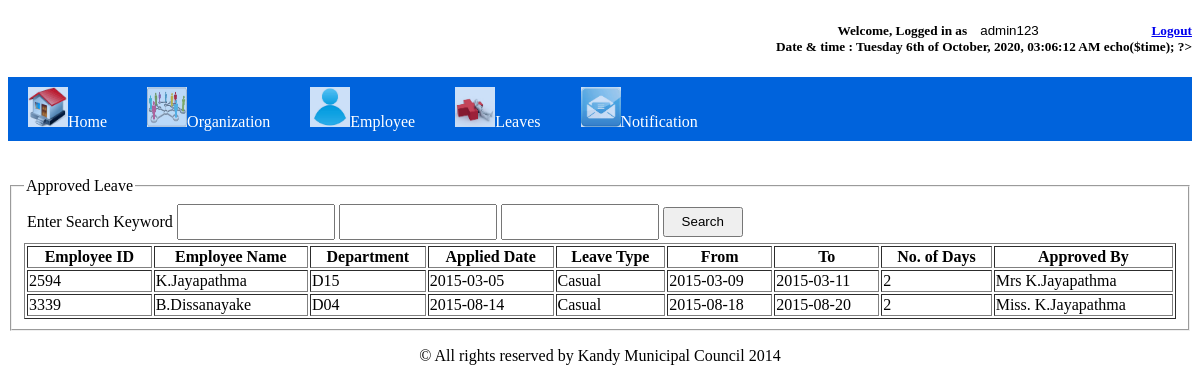
Screenshot of /user/se_leav_hist.php (signed in) with the database file from the repository.
### tables this page shows
CREATE TABLE `tbl_apply_leave` (
  `apply_leav_id` int(11) NOT NULL AUTO_INCREMENT,
  `emp_id` int(11) NOT NULL,
  `apply_date` date NOT NULL,
  `leave_from` date NOT NULL,
  `leave_to` date NOT NULL,
  `leave_type` varchar(10) NOT NULL,
  `leave_days` double NOT NULL,
  `leave_approve` tinyint(1) NOT NULL,
  `leav_approv_by` varchar(100) DEFAULT NULL,
  PRIMARY KEY (`apply_leav_id`),
  KEY `emp_id` (`emp_id`)
);

CREATE TABLE `tbl_employee` (
  `emp_id` bigint(12) NOT NULL,
  `emp_name` varchar(100) NOT NULL,
  `emp_initials` varchar(200) NOT NULL,
  `emp_gender` tinyint(4) NOT NULL,
  `emp_dob` date NOT NULL,
  `emp_nic` varchar(11) NOT NULL,
  `emp_marit_status` tinyint(4) NOT NULL,
  `dep_id` varchar(11) NOT NULL,
  `emp_inc_date` date NOT NULL,
  `job_id` varchar(50) NOT NULL,
  `emp_appoint_status` varchar(20) NOT NULL,
  `emp_appoint_date` date NOT NULL,
  `job_grade` varchar(10) NOT NULL,
  `emp_status` varchar(12) NOT NULL,
  `emp_address` varchar(150) NOT NULL,
  `emp_home_phone` int(12) DEFAULT NULL,
  `emp_mobile` int(12) NOT NULL,
  `emp_email` varchar(50) DEFAULT NULL,
  `emp_title` varchar(5) NOT NULL,
  `emp_trans_app1` int(11) DEFAULT NULL,
  `emp_trans_app2` int(11) DEFAULT NULL,
  `emp_trans_app3` int(11) DEFAULT NULL,
  PRIMARY KEY (`emp_id`),
  UNIQUE KEY `emp_nic` (`emp_nic`),
  KEY `job_id` (`job_id`),
  KEY `dep_id` (`dep_id`),
  KEY `dep_id_2` (`dep_id`),
  KEY `job_id_2` (`job_id`),
  KEY `dep_id_3` (`dep_id`)
);

### user/se_leav_hist.php (the view, shortened to what this page needs)
<!DOCTYPE html PUBLIC "-//W3C//DTD XHTML 1.0 Transitional//EN" "http://www.w3.org/TR/xhtml1/DTD/xhtml1-transitional.dtd">
<html xmlns="http://www.w3.org/1999/xhtml">
<head>
    <link rel="stylesheet" type="text/css" href="css/menu.css">
</head>
<body background="../images/icons/header.jpg ">
    <?php
    require_once 'menu.php';
    ?>
<fieldset style="">
    <legend>Approved Leave</legend>
    <table width="100%">
        <form method="post" action="se_leav_hist.php">
    <tr>
        <td colspan="8"><label>Enter Search Keyword</label>
            <input type="text" id="txtemp_search" name="txtemp_search" style="width: 150px; height: 30px"/>
            <input type="text" id="txtemp_search" name="txtemp_search" style="width: 150px; height: 30px"/>
            <input type="text" id="txtemp_search" name="txtemp_search" style="width: 150px; height: 30px"/>
        <input type="submit" value="Search" name="btnsearch" style="width: 80px; height: 30px"/></td>
    </tr>
    </form>
</table>
    <?php
    $dbobj = new dbConnection();
    $con = $dbobj->getCon();
    $search=@$_POST["txtemp_search"];
    $result = mysqli_query($con,"SELECT * FROM tbl_apply_leave
            JOIN tbl_employee ON tbl_apply_leave.emp_id=tbl_employee.emp_id
            WHERE
            (emp_name like '%$search%'
            OR tbl_employee.emp_id like '%$search%'
            OR emp_nic like '%$search%' OR leave_from like '%$search%'
            OR leave_to like '%$search%' OR apply_date like '%$search%'
            OR tbl_employee.emp_id like '%$search%')
            AND leave_approve = '1'");
    echo "<table border='1' width='100%' id='result_table' contenteditable='false'>
<tr>
	<th><label>Employee ID</label></th>
	<th><label>Employee Name</label></th>
	<th><label>Department</label></th>
	<th><label>Applied Date</label></th>
	<th><label>Leave Type<label/></td>
        <th><label>From<label/></td>
        <th><label>To<label/></td>
        <th><label>No. of Days<label/></td>
        <th><label>Approved By<label/></td>
</tr>";
    while($row = mysqli_fetch_array($result)) {
        echo "<tr>";
        echo "<td>" . $row['emp_id']. "</td>";
        echo "<td>" . $row['emp_name']. "</td>";
        echo "<td>" . $row['dep_id'] . "</td>";
        echo "<td>" . $row['apply_date'] . "</td>";
        echo "<td>" . $row['leave_type']. "</td>";
        echo "<td>" . $row['leave_from'] . "</td>";
        echo "<td>" . $row['leave_to'] . "</td>";
        echo "<td>" . $row['leave_days']. "</td>";
        echo "<td>" . $row['leav_approv_by']. "</td>";
          echo "</tr>";
    }
    echo "</table>";
    ?>
</fieldset>
<footer>
  <p align="center">&copy; All rights reserved by Kandy Municipal Council 2014</p>
</footer>
</body>
</html>

### css/menu.css (style rules this page uses)
html { background: url(images/agriculture-waste-water-adobestock_86772407.jpeg) no-repeat center center fixed; -webkit-background-size: cover; -moz-background-size: cover; -o-background-size: cover; background-size: cover; }

### rows the page displays
tbl_apply_leave: emp.emp_id "2594", emp.emp_name "K.Jayapathma", emp.dep_id "D15", apply_date "2015-03-05", leave_type "Casual", leave_from "2015-03-09", leave_to "2015-03-11", leave_days "2", leav_approv_by "Mrs K.Jayapathma"
tbl_apply_leave: emp.emp_id "3339", emp.emp_name "B.Dissanayake", emp.dep_id "D04", apply_date "2015-08-14", leave_type "Casual", leave_from "2015-08-18", leave_to "2015-08-20", leave_days "2", leav_approv_by "Miss. K.Jayapathma"
